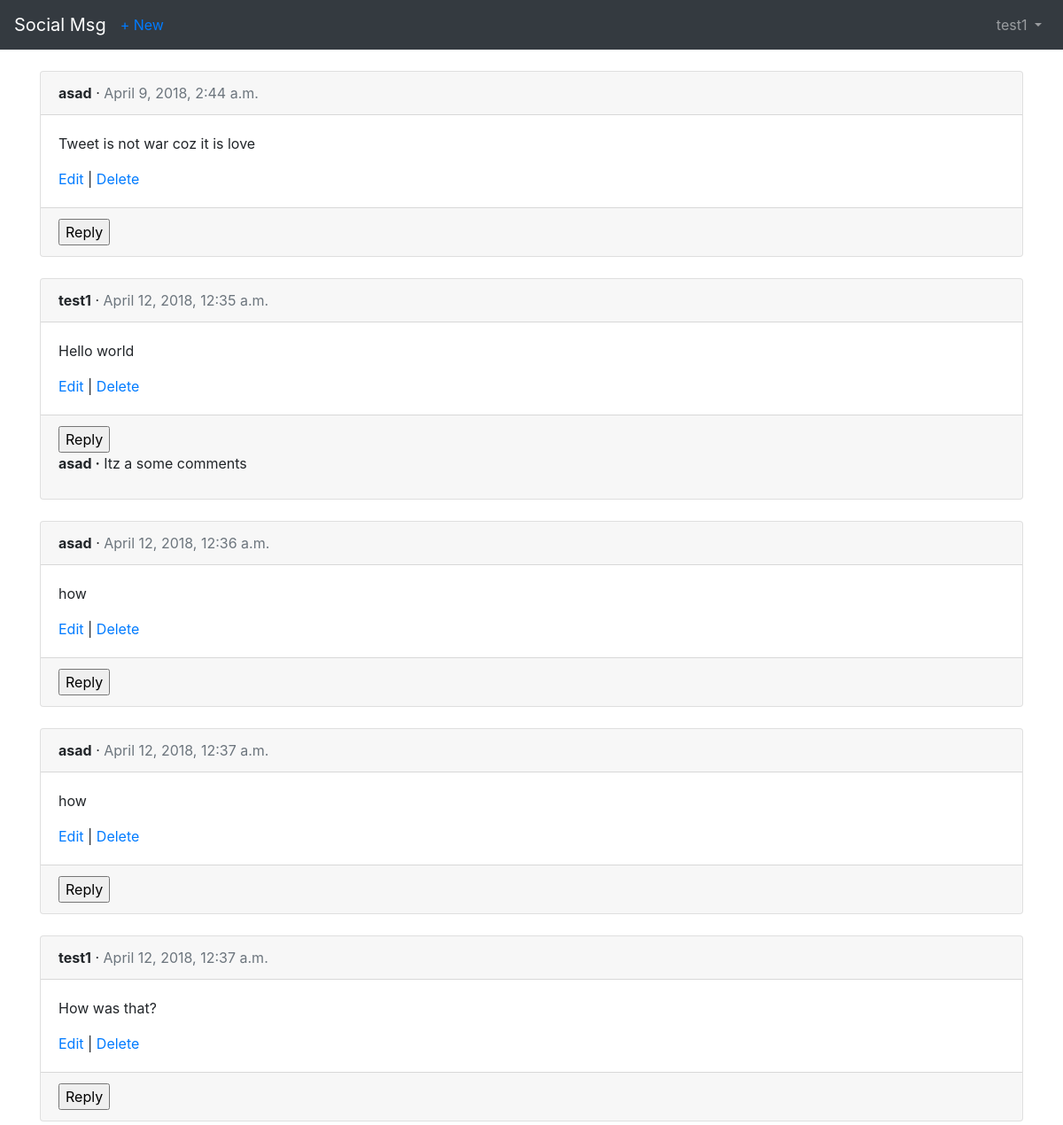
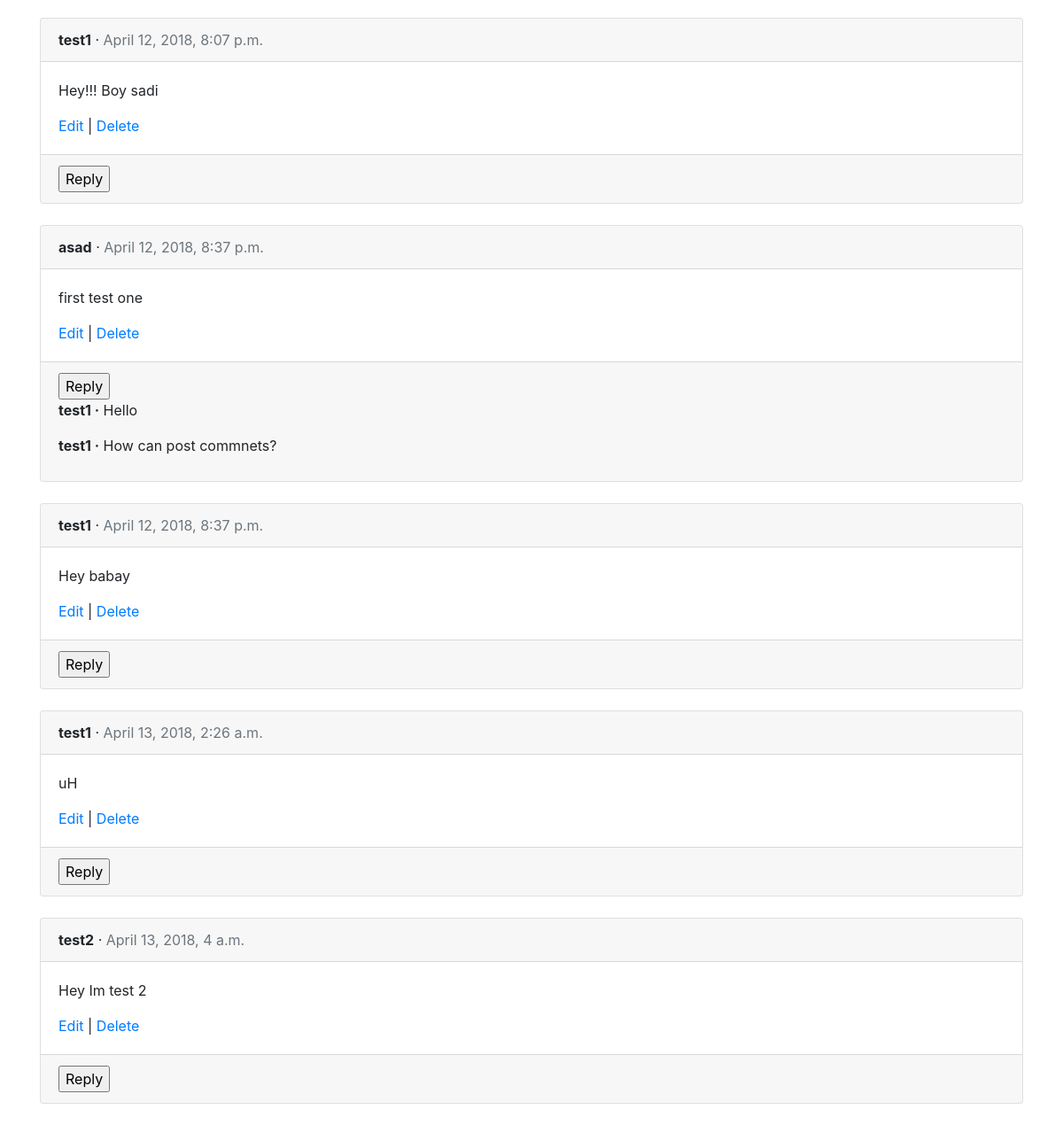
The app's page /posts/ (signed in) with its own data (2 pictures, top to bottom).
### users/models.py (models this page shows)
class CustomUser(AbstractUser):
    objects = CustomUserManager()

### posts/models.py (models this page shows, shortened)
class Post(models.Model):
    message=models.CharField(max_length=280)
    date=models.DateTimeField(auto_now_add=True)
    author=models.ForeignKey(settings.AUTH_USER_MODEL, on_delete=models.CASCADE)

class Comment(models.Model):
    post=models.ForeignKey(Post, on_delete=models.CASCADE)
    comment=models.CharField(max_length=140)
    author=models.ForeignKey(settings.AUTH_USER_MODEL, on_delete=models.CASCADE)
    def __str__(self):
        return self.comment

### posts/views.py (the view)
# urls.py: path('', views.PostListView.as_view(), name='post_list'),
class PostListView(LoginRequiredMixin, ListView, FormView):
    model=models.Post
    form_class=froms.CommentReplyForm
    success_url='/posts/'
    template_name='post_list.html'
    login_url='login'

### posts/froms.py (shortened to what this page needs)
class CommentReplyForm(forms.Form):
    model=Comment
    filelds = ['comment']

### users/templates/post_list.html (shortened to what this page needs)
{% extends 'base.html' %} {% block title %}Posts{% endblock %} {% block content %} {% for post in object_list %}
<div class="card">
    <div class="card-header">
        <span class="font-weight-bold">{{ post.author }}</span> &middot;
        <span class="text-muted">{{ post.date }}</span>
    </div>
    <div class="card-body">
        <p>{{ post.message }}</p>
        <a href="{% url 'post_edit' post.pk %}">Edit</a> |
        <a href="{% url 'post_delete' post.pk %}">Delete</a>
    </div>
    <div class="card-footer">
        <div class="comment_reply">
            <form action="" method="post">
                <input type="submit" value="Reply">
            </form>
        </div>
        {% for comment in post.comment_set.all %}
        <p>
            <span class="font-weight-bold">{{ comment.author }} &middot;</span>
            {{ comment }}
        </p>
        {% endfor %}
    </div>
</div>
<br /> {% endfor %} {% endblock content %}

### users/templates/base.html (shortened to what this page needs)
<!doctype html>
<html lang="en">
<head>
    <link rel="stylesheet" href="https://maxcdn.bootstrapcdn.com/bootstrap/4.0.0/css/bootstrap.min.css"
>
</head>
<body>
    <nav class="navbar navbar-expand-md navbar-dark bg-dark mb-4">
        <a class="navbar-brand" href="{% url 'home' %}">Social Msg</a>
        {% if user.is_authenticated %}
        <ul class="navbar-nav mr-auto">
            <li class="nav-item">
                <a href="{% url 'post_new' %}">+ New</a>
            </li>
        </ul>
        {% endif %}
        <div class="collapse navbar-collapse" id="navbarCollapse">
            {% if user.is_authenticated %}
            <ul class="navbar-nav ml-auto">
                <li class="nav-item">
                    <a class="nav-link dropdown-toggle" href="#" id="userMenu" data-toggle="dropdown" aria-haspopup="true" aria-expanded="false">
                        {{ user.username }}
                    </a>
            </li>
            </ul>
            {% else %}
            <form class="form-inline ml-auto">
                <a href="{% url 'login' %}" class="btn btn-outline-secondary">Log in
                </a>
                <a href="{% url 'signup' %}" class="btn btn-primary ml-2">Sign up</a>
            </form>
            {% endif %}
        </div>
    </nav>
    <div class="container">
        {% block content %} {% endblock %}
    </div>
</body>
</html>

### records on screen
CustomUser: username "test1"
Post: author "asad", date "April 9, 2018, 2:44 a.m.", message "Tweet is not war coz it is love"
Post: author "test1", date "April 12, 2018, 12:35 a.m.", message "Hello world"
Comment: author "asad", comment "Itz a some comments"
Post: author "asad", date "April 12, 2018, 12:36 a.m.", message "how"
Post: author "asad", date "April 12, 2018, 12:37 a.m.", message "how"
Post: author "test1", date "April 12, 2018, 12:37 a.m.", message "How was that?"
Post: author "test1", date "April 12, 2018, 8:07 p.m.", message "Hey!!! Boy sadi"
Post: author "asad", date "April 12, 2018, 8:37 p.m.", message "first test one"
Comment: author "test1", comment "Hello"
Comment: author "test1", comment "How can post commnets?"
Post: author "test1", date "April 12, 2018, 8:37 p.m.", message "Hey babay"
Post: author "test1", date "April 13, 2018, 2:26 a.m.", message "uH"
Post: author "test2", date "April 13, 2018, 4 a.m.", message "Hey Im test 2"
